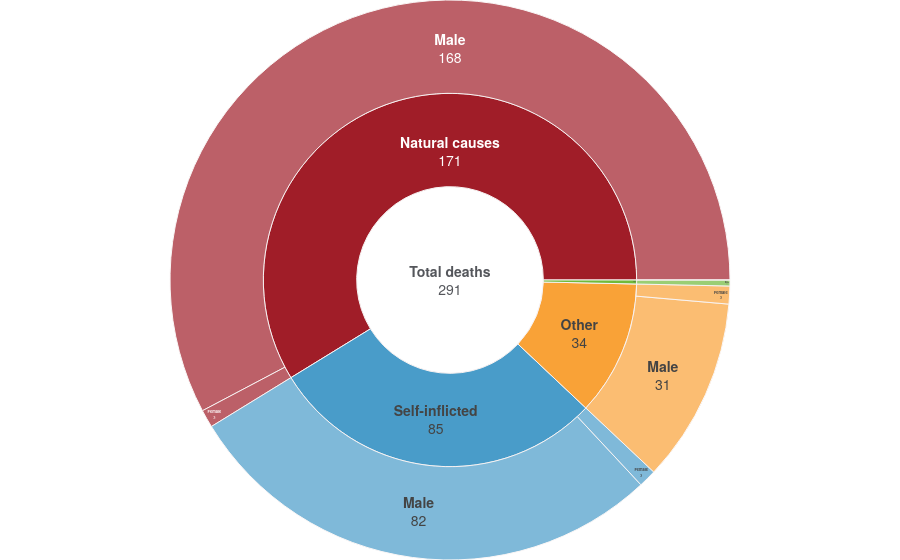

Source (notebook cell):
### Code cell
fig = plotly_deaths.create_chart(df)
fig

### Figure 1 — Plotly figure (JSON) as saved in the notebook; plotly's stock layout.template omitted (floating-point values rounded to 4 significant figures)
{"data": [{"branchvalues": "total", "hovertemplate": "<b>%{label}</b><br>%{value} deaths<br>%{percentParent: .0%} of %{parent}<extra></extra>", "ids": ["Total deaths", "Self-inflicted", "Self-inflicted - Male", "Self-inflicted - Female", "Natural causes", "Natural causes - Male", "Natural causes - Female", "Homicide", "Homicide - Male", "Homicide - Female", "Other", "Other - Male", "Other - Female"], "insidetextorientation": "horizontal", "labels": ["Total deaths", "Self-inflicted", "Male", "Female", "Natural causes", "Male", "Female", "Homicide", "Male", "Female", "Other", "Male", "Female"], "marker": {"line": {"color": "#F7F2F2"}}, "parents": [null, "Total deaths", "Self-inflicted", "Self-inflicted", "Total deaths", "Natural causes", "Natural causes", "Total deaths", "Homicide", "Homicide", "Total deaths", "Other", "Other"], "texttemplate": "<b>%{label}</b><br>%{value}", "type": "sunburst", "values": [291, 85, 82, 3, 171, 168, 3, 1, 1, 0, 34, 31, 3]}], "layout": {"margin": {"b": 0, "l": 0, "r": 0, "t": 0}}}
